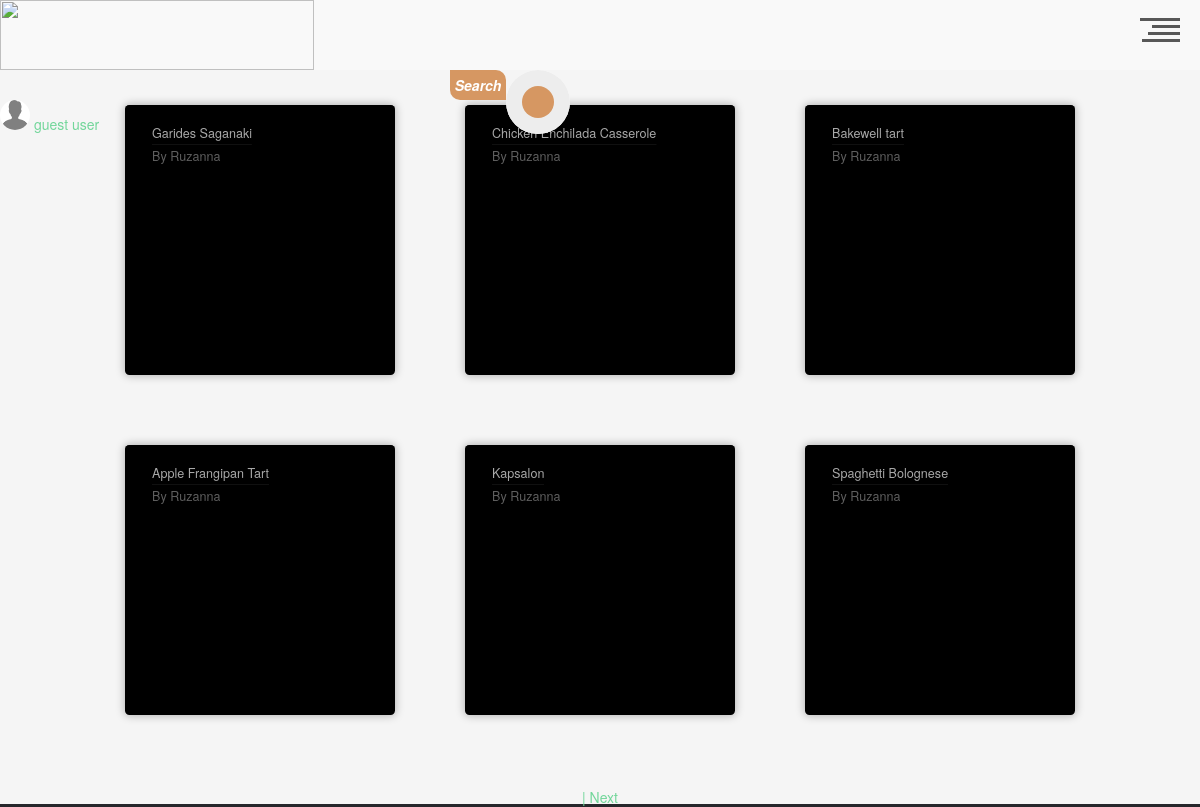
The app's page /meal/, older data.
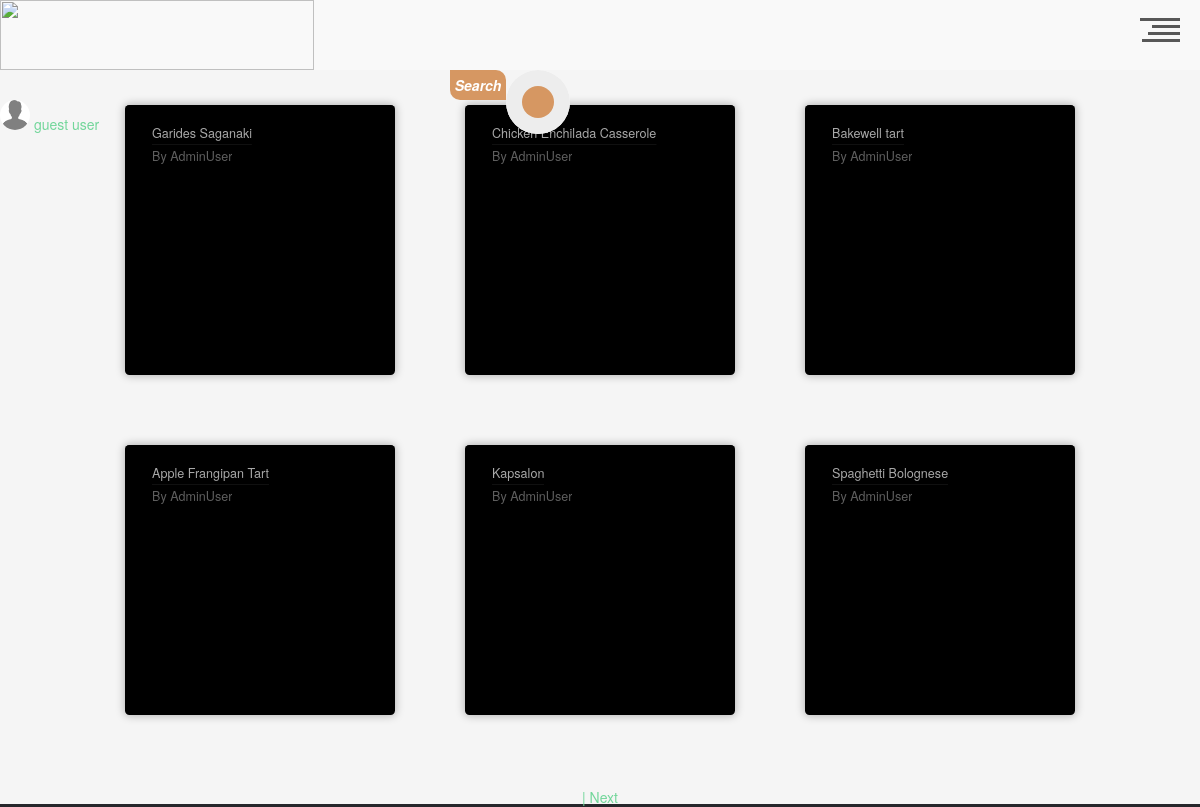
The same page, newer data.
### app/meals/models.py (models this page shows, shortened)
class Meal(db.Model):
    __tablename__ = 'meal'
    id = Column(Integer, primary_key=True)
    name = Column(String)
    category_id = Column(Integer, ForeignKey('category.id'))
    area_id = Column(Integer, ForeignKey('area.id'))
    author_id = Column(Integer, ForeignKey('user.id'), default=1)
    instructions = Column(String)
    img_link = Column(String, default='default.jpg')
    tags = Column(String)
    video_link = Column(String)
    date_posted = Column(db.DateTime, nullable=False, default=datetime.utcnow)
    area = relationship("Area")
    category = relationship("Category")
    user = relationship("User")

### app/users/models.py (models this page shows, shortened)
class User(db.Model, UserMixin):
    id = db.Column(db.Integer, primary_key=True)
    username = db.Column(db.String(20), unique=True, nullable=False)
    email = db.Column(db.String(120), unique=True, nullable=False)
    image_file = db.Column(
        db.String(20), nullable=False, default='default.jpg')
    password = db.Column(db.String(60), nullable=False)
    comment = db.relationship('UserComments', backref='author', lazy=True)
    is_admin = db.Column(db.Boolean, default=False)

### app/meals/routes.py (the view)
@meals_bp.route('/')
def test_route():
    page = request.args.get('page', 1, type=int)
    meallist = Meal.query.paginate(page, 6, False)
    next_url = url_for('meals.test_route', page=meallist.next_num) \
        if meallist.has_next else None
    prev_url = url_for('meals.test_route', page=meallist.prev_num) \
        if meallist.has_prev else None
    return render_template(
        'main_page.html',
        meallist=meallist,
        next_url=next_url,
        prev_url=prev_url,
    )

### app/meals/templates/main_page.html (shortened to what this page needs)
{% extends 'base.html' %}
{% block content %}
    <link rel="stylesheet" href={{ url_for('meals.static', filename='css/main.css') }}  />
<div class="flexbox">
    {% for meal in meallist.items %}
        <div class="food-card" style="background-image:url(
          {% if meal.author_id != 1 %}
            {{url_for('meals.static' ,filename = meal.img_link )}}
          {% else %}
            {{meal.img_link}}
          {% endif %}
          );">
    <div class="food-card-content">
      <div class="heading show">
        <h2>{{meal.name}}</h2>
      </div>
      <div class="heading author show">
        <h5>By <a href="{{url_for('users.users_profiles' , u_id = meal.user.id)}}" class="profile">{{meal.user.username}}</a></h5>
      </div>
    </div>
  </div>
    {% endfor %}
</div>
<div class="nav_btns">
    {% if next_url %}
    <a href="{{ next_url }}">  | Next </a>
    {% endif %}
</div>
{% endblock content %}

### app/index/templates/base.html (shortened to what this page needs)
<!DOCTYPE html>
<html lang="en">
<head>
    <link rel="stylesheet" href= "{{ url_for('index.static', filename='css/base.css') }}"  />
    <link rel="stylesheet" href="https://stackpath.bootstrapcdn.com/bootstrap/4.5.0/css/bootstrap.min.css">
    <link rel="stylesheet" href="https://cdnjs.cloudflare.com/ajax/libs/font-awesome/4.7.0/css/font-awesome.min.css">
    <link rel="stylesheet" href="https://cdnjs.cloudflare.com/ajax/libs/twitter-bootstrap/3.3.7/css/bootstrap.min.css">
</head>
<body id="page-top">
    {% include 'header.html' %}
<section id="preloader-section">
        <section/>
    <main class="main-content">
    {% block content %}
    {% endblock content %}
    </main>
    {% extends 'footer.html' %}

### app/index/templates/header.html (shortened to what this page needs)
<link rel="stylesheet" href="{{url_for('index.static',filename='css/header.css') }}">
<header>
  <h1><a style="display:flex;" href="/"><img width="314" height="70", src="{{url_for('users.static' ,  filename='profile_pics/Logo2-1.png') }}" ></a></h1>
<div class="search-form">
<p class="head_search_txt">Search</p>
 <form  method = 'GET' action="{{url_for('meals.meal_search')}}">
    <button style = "outline:none;" class="head_search_btn" type = 'submit'></button>
  </form>
</div>
  <div id="nav-trigger" role="button">
    <div class="line l-01"></div>
    <div class="line l-02"></div>
    <div class="line l-03"></div>
    <div class="line l-04"></div>
  </div>
  {%if current_user.is_authenticated%}
  	   <h1> <img width="30" height="30", src="{{url_for('users.static' ,  filename='profile_pics/'+current_user.image_file) }}" alt="Avatar" class="avatar img-circle">
  	   <a href="/user/user_profile/{{current_user.id}}">{{current_user.username}}</a></h1>
  {% else%}
  	   <h1> <img width="30" height="30", src="{{url_for('users.static' ,  filename='profile_pics/guest.png') }}" alt="Avatar" class="avatar img-circle">
	   <a href="{{ url_for('users.login') }}"> guest user </a></h1>
 {% endif %}
</header>

### app/index/templates/footer.html (shortened to what this page needs)
    <footer class="site-footer">
      <div class="container">
        <div class="row">
          <div class="col-sm-12 col-md-6">
            <h6>About</h6>
            <p class="text-justify">Here's our ACA second course final Flask project. <br/>
            Authors: Vlad Harutyunyan, Hayk Sahakyan, <br/> Zhora Karyan and Ruzanna Ordyan<br>
              <a href="{{ url_for('index.presentation') }}">&#10024; Website presentation</a></p>
          </div>
          <div class="col-xs-6 col-md-3">
            <h6>Categories</h6>
            <ul class="footer-links">
                <li><a href="{{ url_for('meals.categories_list') }}">All Categories</a></li>
            </ul>
          </div>
          <div class="col-xs-6 col-md-3">
            <h6>Quick Links</h6>
            <ul class="footer-links">
             {% if  current_user.username %}
                <li><a href="{{ url_for('users.logout') }}">Logout</a></li>
                <li><a href="{{ url_for('users.account_get') }}">Settings</a></li>
                <li><a href="{{ url_for('users.users_profiles' , u_id = current_user.id) }}">My profile</a></li>
                <li><a href="{{ url_for('users.new_recipe_get') }}">New Recipe</a></li>
                <li><a href="{{ url_for('users.support_get') }}">Support</a></li>
                {% else %}
                <li><a href="{{ url_for('users.login') }}">Login</a></li>
                <li><a href="{{ url_for('users.register') }}">Register</a></li>
            {% endif %}
            </ul>
          </div>
        </div>
      </div>
      <div class="container">
        <div class="row">
          <div class="col-md-8 col-sm-6 col-xs-12">
            <p class="copyright-text">Copyright &copy; 2020 All Rights Reserved
            </p>
          </div>
          <div class="col-md-4 col-sm-6 col-xs-12">
            <ul class="social-icons">
              <li><a class="dribbble" href="https://github.com/Vlad-Harutyunyan/YummyMeals"></a></li>
            </ul>
          </div>
        </div>
      </div>
</footer>

### app/index/static/css/base.css (style rules this page uses)
* { margin: 0; padding: 0; outline: none; box-sizing: border-box; }
.main-content { margin-bottom: 200px; z-index: 2; }
body { background-color: #ededed; }
#preloader-section { box-sizing: border-box; margin: 0; padding: 0; }
.site-footer { background-color:#26272b !important; padding:45px 0 20px; font-size:15px; line-height:16px; height: 230px; color:#737373; position: fixed; left: 0; bottom: 0; z-index: 0; width: 100%; }
.site-footer h6 { color:#fff; font-size:16px; text-transform:uppercase; margin-top:5px; letter-spacing:2px }
.site-footer a { color:#737373; }
.footer-links { padding-left:0; list-style:none }
.footer-links li { display:block }
.footer-links a { color:#737373 }
.site-footer .social-icons { text-align:right }
.site-footer .social-icons a { width:40px; height:40px; line-height:40px; margin-left:6px; margin-right:0; border-radius:100%; background-color:#33353d }
.copyright-text { margin:0 }
.social-icons { padding-left:0; margin-bottom:0; list-style:none }
.social-icons li { display:inline-block; margin-bottom:4px }
.social-icons a { background-color:#eceeef; color:#818a91; font-size:16px; display:inline-block; line-height:44px; width:44px; height:44px; text-align:center; margin-right:8px; border-radius:100%; -webkit-transition:all .2s linear; -o-transition:all .2s linear; transition:all .2s linear }

### app/meals/static/css/main.css (style rules this page uses)
html { font-family:"Open Sans",sans-serif; height:100%; width:100%; background:whitesmoke; }
div.show { position:relative;overflow:hidden;width:fit-content; }
div.show > h1,div.show > h2,div.show > h3,div.show > h4,div.show > h5,div.show > p { animation:1s show-slow ease-in; }
.heading > * { margin:0;padding:4px 0;line-height:1.125;white-space:nowrap;overflow:hidden;text-overflow:ellipsis;max-width:200px; }
.author > h5 { opacity:0.56;line-height:1.25; }
.food-card { position:relative;width:300px;height:300px;margin:20px 20px;border-radius:5px;box-shadow:0 0 10px 1px #00000045;background:black no-repeat right top ;background-size:auto 300px;color:white;overflow:hidden; }
.flexbox { display:flex;justify-content:center;vertical-align:middle;flex-wrap:wrap; }
.food-card-content { background:black;padding:20px 30px;opacity:0.66;transition:0.5s ease all; }
.food-card { transform:scale(0.9);transition:0.5s all ease; }
.profile { color:white; }
.nav_btns { width: 100%; text-align: center; margin: 40px auto; }

Row changes from the older to the newer data that the page shows:
changed Meal "Garides Saganaki": user.username "Ruzanna" → "AdminUser"
changed Meal "Chicken Enchilada Casserole": user.username "Ruzanna" → "AdminUser"
changed Meal "Bakewell tart": user.username "Ruzanna" → "AdminUser"
changed Meal "Apple Frangipan Tart": user.username "Ruzanna" → "AdminUser"
changed Meal "Kapsalon": user.username "Ruzanna" → "AdminUser"
changed Meal "Spaghetti Bolognese": user.username "Ruzanna" → "AdminUser"
